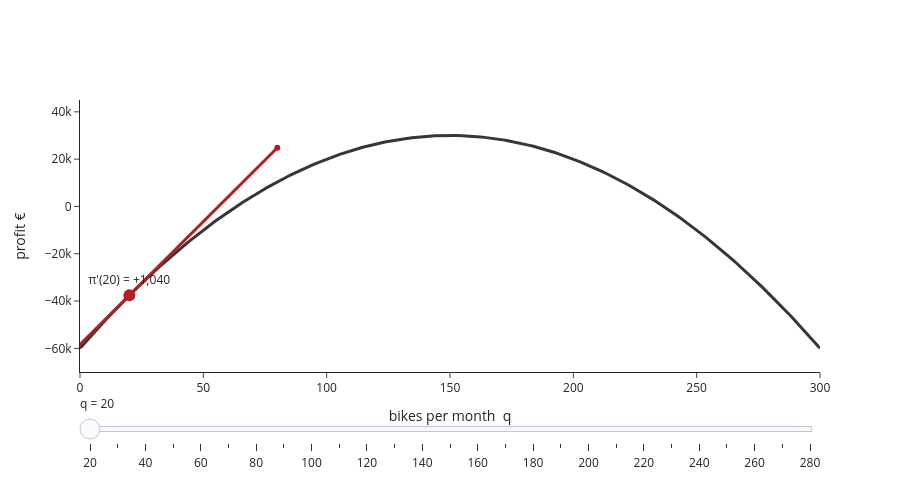

The cell this chart's notebook holds for it:
### Markdown cell above
## C. The derivative — what does one more bike do?

Move the point along the curve and read the slope. The slope is the answer to the only question a manager asks about the next unit.

### Code cell
profit = lambda x: -4*x**2 + 1200*x - 60000
prime  = lambda x: -8*x + 1200
qs = np.linspace(0, 300, 400)

frames, points = [], np.arange(20, 281, 10)
for q0 in points:
    xs = np.linspace(q0 - 60, q0 + 60, 2)
    frames.append(go.Frame(name=str(q0), data=[
        go.Scatter(x=qs, y=profit(qs), line=dict(color="#363636", width=3)),
        go.Scatter(x=xs, y=profit(q0) + prime(q0)*(xs - q0), line=dict(color="#AF1F25", width=3)),
        go.Scatter(x=[q0], y=[profit(q0)], mode="markers+text", marker=dict(size=12, color="#AF1F25"),
                   text=[f"π'({q0}) = {prime(q0):+,.0f}"], textposition="top center"),
    ]))

fig = go.Figure(data=frames[0].data, frames=frames)
fig.update_layout(
    template="simple_white", height=480, showlegend=False,
    xaxis_title="bikes per month  q", yaxis_title="profit €",
    xaxis_range=[0, 300], yaxis_range=[-70000, 45000],
    sliders=[dict(active=0, currentvalue=dict(prefix="q = "),
                  steps=[dict(method="animate", label=f.name,
                              args=[[f.name], dict(mode="immediate", frame=dict(duration=0, redraw=True))])
                         for f in frames])])
fig.show()

### Figure 1 — Plotly figure (JSON) as saved in the notebook; plotly's stock layout.template omitted (floating-point values rounded to 4 significant figures; data arrays with more than 128 entries replaced by an {"elided": "..."} marker saying what was removed)
{"data": [{"line": {"color": "#363636", "width": 3}, "type": "scatter", "x": {"elided": "400 float values"}, "y": {"elided": "400 float values"}}, {"line": {"color": "#AF1F25", "width": 3}, "type": "scatter", "x": [-40.0, 80.0], "y": [-100000.0, 24800.0]}, {"marker": {"color": "#AF1F25", "size": 12}, "mode": "markers+text", "text": ["π'(20) = +1,040"], "textposition": "top center", "type": "scatter", "x": [20], "y": [-37600]}], "layout": {"height": 480, "showlegend": false, "sliders": [{"active": 0, "currentvalue": {"prefix": "q = "}, "steps": [{"args": [["20"], {"frame": {"duration": 0, "redraw": true}, "mode": "immediate"}], "label": "20", "method": "animate"}, {"args": [["30"], {"frame": {"duration": 0, "redraw": true}, "mode": "immediate"}], "label": "30", "method": "animate"}, {"args": [["40"], {"frame": {"duration": 0, "redraw": true}, "mode": "immediate"}], "label": "40", "method": "animate"}, {"args": [["50"], {"frame": {"duration": 0, "redraw": true}, "mode": "immediate"}], "label": "50", "method": "animate"}, {"args": [["60"], {"frame": {"duration": 0, "redraw": true}, "mode": "immediate"}], "label": "60", "method": "animate"}, {"args": [["70"], {"frame": {"duration": 0, "redraw": true}, "mode": "immediate"}], "label": "70", "method": "animate"}, {"args": [["80"], {"frame": {"duration": 0, "redraw": true}, "mode": "immediate"}], "label": "80", "method": "animate"}, {"args": [["90"], {"frame": {"duration": 0, "redraw": true}, "mode": "immediate"}], "label": "90", "method": "animate"}, {"args": [["100"], {"frame": {"duration": 0, "redraw": true}, "mode": "immediate"}], "label": "100", "method": "animate"}, {"args": [["110"], {"frame": {"duration": 0, "redraw": true}, "mode": "immediate"}], "label": "110", "method": "animate"}, {"args": [["120"], {"frame": {"duration": 0, "redraw": true}, "mode": "immediate"}], "label": "120", "method": "animate"}, {"args": [["130"], {"frame": {"duration": 0, "redraw": true}, "mode": "immediate"}], "label": "130", "method": "animate"}, {"args": [["140"], {"frame": {"duration": 0, "redraw": true}, "mode": "immediate"}], "label": "140", "method": "animate"}, {"args": [["150"], {"frame": {"duration": 0, "redraw": true}, "mode": "immediate"}], "label": "150", "method": "animate"}, {"args": [["160"], {"frame": {"duration": 0, "redraw": true}, "mode": "immediate"}], "label": "160", "method": "animate"}, {"args": [["170"], {"frame": {"duration": 0, "redraw": true}, "mode": "immediate"}], "label": "170", "method": "animate"}, {"args": [["180"], {"frame": {"duration": 0, "redraw": true}, "mode": "immediate"}], "label": "180", "method": "animate"}, {"args": [["190"], {"frame": {"duration": 0, "redraw": true}, "mode": "immediate"}], "label": "190", "method": "animate"}, {"args": [["200"], {"frame": {"duration": 0, "redraw": true}, "mode": "immediate"}], "label": "200", "method": "animate"}, {"args": [["210"], {"frame": {"duration": 0, "redraw": true}, "mode": "immediate"}], "label": "210", "method": "animate"}, {"args": [["220"], {"frame": {"duration": 0, "redraw": true}, "mode": "immediate"}], "label": "220", "method": "animate"}, {"args": [["230"], {"frame": {"duration": 0, "redraw": true}, "mode": "immediate"}], "label": "230", "method": "animate"}, {"args": [["240"], {"frame": {"duration": 0, "redraw": true}, "mode": "immediate"}], "label": "240", "method": "animate"}, {"args": [["250"], {"frame": {"duration": 0, "redraw": true}, "mode": "immediate"}], "label": "250", "method": "animate"}, {"args": [["260"], {"frame": {"duration": 0, "redraw": true}, "mode": "immediate"}], "label": "260", "method": "animate"}, {"args": [["270"], {"frame": {"duration": 0, "redraw": true}, "mode": "immediate"}], "label": "270", "method": "animate"}, {"args": [["280"], {"frame": {"duration": 0, "redraw": true}, "mode": "immediate"}], "label": "280", "method": "animate"}]}], "xaxis": {"range": [0, 300], "title": {"text": "bikes per month  q"}}, "yaxis": {"range": [-70000, 45000], "title": {"text": "profit €"}}}}
